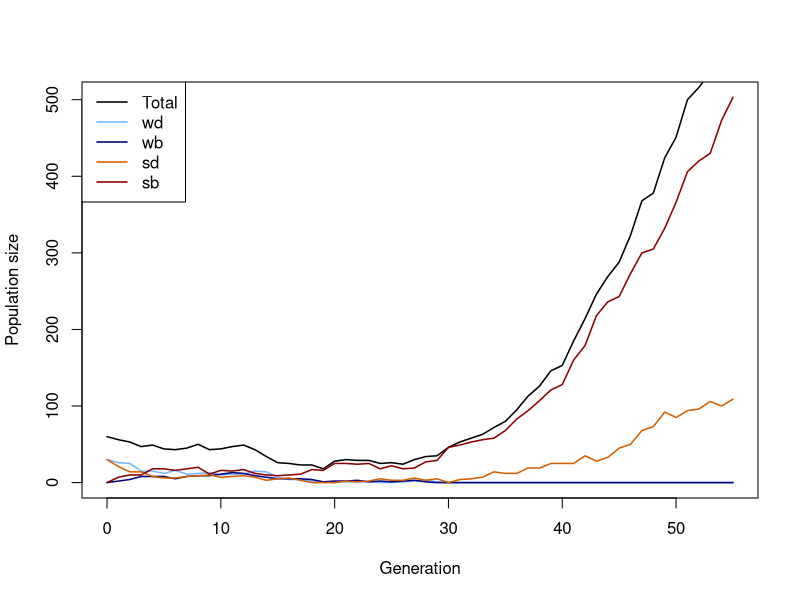
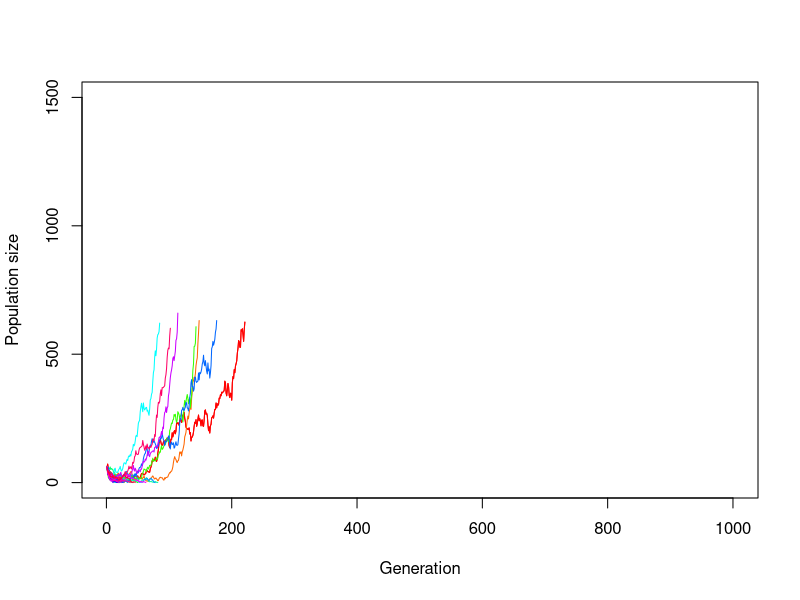
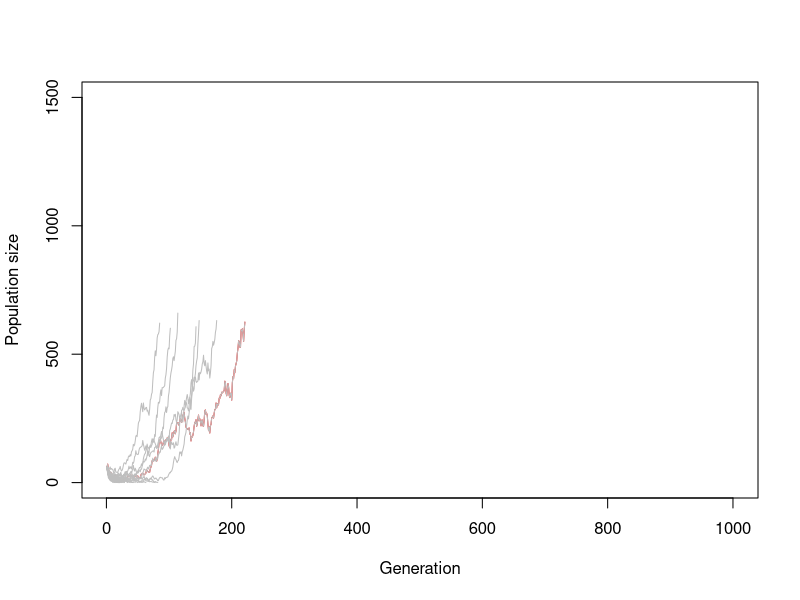
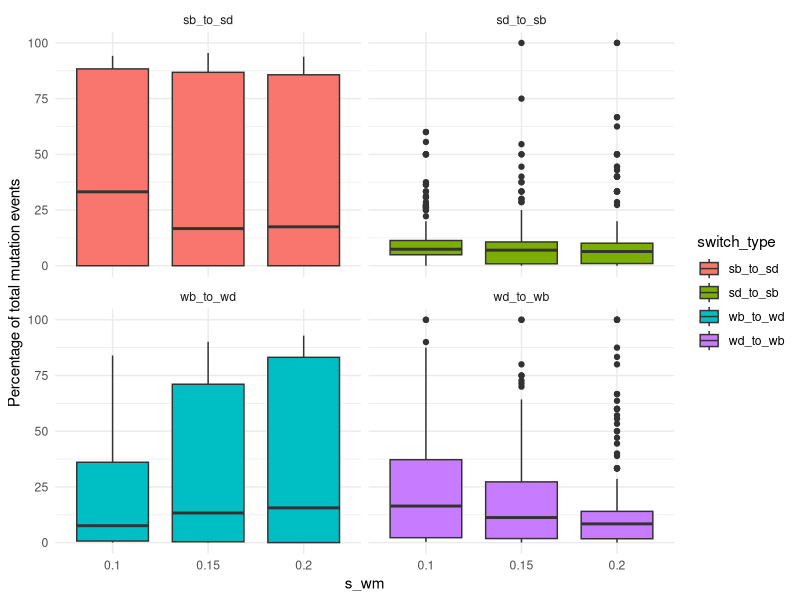
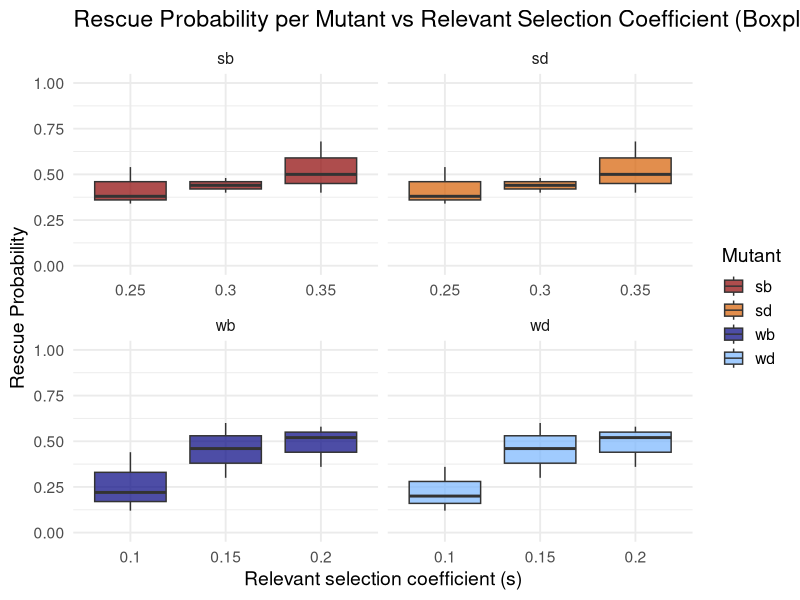
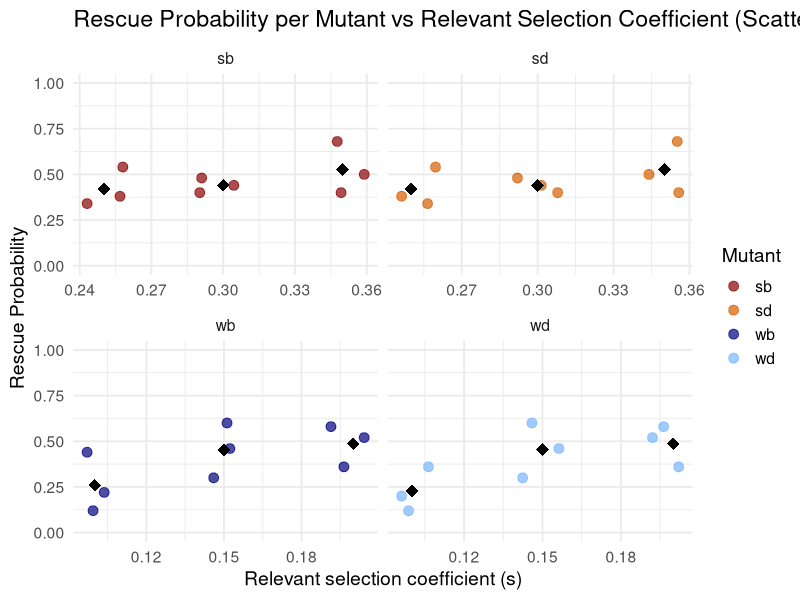
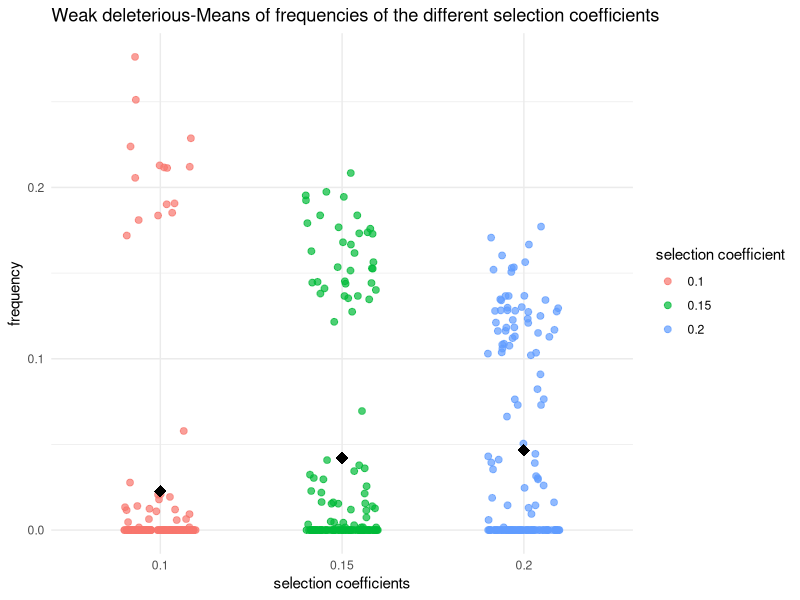
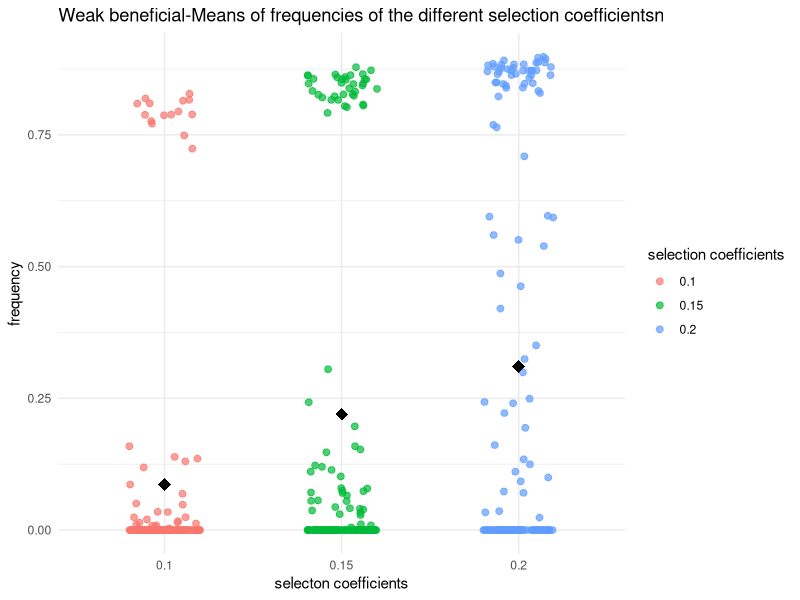

The R source for these figures, in order:
## ---- chunk 1
# Function for simulating one Generation in the Population
# adding the population sizes, decay rates, seleection coefficients and mutation rates
simulate_one_gen <- function(N_wd, N_wb, N_sd, N_sb, decay_rate_wm, decay_rate_sm, s_wm, s_sm, m_rate_wm, m_rate_sm) {
  
  # draw Offspring according to Poisson Distribution
  # altered so all four different mutations are considered 
  # for deleterious mutations the s is calculated minus (negative effect) and for the beneficial muation the s is added (positive effect)
  
  offsp_wd <- rpois(1, N_wd * (1-decay_rate_wm-s_wm))
  offsp_wb <- rpois(1, N_wb * (1-decay_rate_wm+s_wm))
  offsp_sd <- rpois(1, N_sd * (1-decay_rate_sm-s_sm))
  offsp_sb <- rpois(1, N_sb * (1-decay_rate_sm+s_sm))
  
  # draw changing Mutants according to Poisson Distribution
  # alterations considering the for different mutations 
  
  mut_wd_to_wb <- rpois(1, offsp_wd * m_rate_wm)
  mut_sd_to_sb <- rpois(1, offsp_sd * m_rate_sm)
  mut_wb_to_wd <- rpois(1, offsp_wb * m_rate_wm)
  mut_sb_to_sd <- rpois(1, offsp_sb * m_rate_sm)
  
  # determine new Population Sizes of all four Mutants (2 versions of weak Mutations   and 2   versions of strong Mutations)
  # to account for back mutations as well (beneficial to deleterious), mutations rates for these cases are added (mut_b_to_d)
  
  N_wd_new <- max(offsp_wd - mut_wd_to_wb+ mut_wb_to_wd,0)
  N_wb_new <- max(offsp_wb - mut_wb_to_wd+ mut_wd_to_wb,0)
  N_sd_new <- max(offsp_sd - mut_sd_to_sb+ mut_sb_to_sd,0)
  N_sb_new <- max(offsp_sb - mut_sb_to_sd+ mut_sd_to_sb,0)
  
  # with the return function, the new values for population sizes are stored
  
   # Return new population sizes and mutation changes
  return(list(
    N_wd_new = N_wd_new,
    N_wb_new = N_wb_new,
    N_sd_new = N_sd_new,
    N_sb_new = N_sb_new,
    mut_wb_to_wd = mut_wb_to_wd,
    mut_wd_to_wb = mut_wd_to_wb,
    mut_sb_to_sd = mut_sb_to_sd,
    mut_sd_to_sb = mut_sd_to_sb
  ))
}
  # with print we visualize the numbers we get for the population sizes and mutation changes, we simulate the population by setting our parameters to certain values 


print(simulate_one_gen(N_wd=30, N_wb=0, N_sd=30, N_sb=0, decay_rate_wm=0.045, decay_rate_sm=0.09, s_wm=0.1, s_sm=0.2, m_rate_wm=0.05, m_rate_sm=0.07))
## ---- chunk 2
# Simulation runs until the 100th Generation

max_gen=1000

#With this function we simulate over generations, we put initial population sizes of the four mutations, with the parameter max_gen we determine that our simulation maximally runs until the 100th geneeration

simulate_pop <- function(init_wd, init_wb,  init_sd, init_sb, decay_rate_wm, decay_rate_sm, s_wm, s_sm, m_rate_wm, m_rate_sm, max_gen) {
  
  # Create the Vector in which to save the Results
  pop_vector <- c(init_wd,init_wb, init_sd, init_sb)
  
  # initiate the variables
  pop_new <- c(init_wd, init_wb, init_sd, init_sb)
  
  # defining counters for mutation changes
  count_wb_to_wd <- 0
  count_wd_to_wb <- 0
  count_sb_to_sd <- 0
  count_sd_to_sb <- 0
  total_mut_events <- 0
  
  # run the Simulation until Generation max_gen
  for (i in 1:(max_gen + 1)) {
    
    # redefine the current Population one Generation later
    results <- simulate_one_gen(pop_new[1],pop_new[2],pop_new[3],pop_new[4], decay_rate_wm, decay_rate_sm, s_wm, s_sm, m_rate_wm, m_rate_sm)
    
    # add the new Population Sizes to the Output Vector
    pop_new <- c(results$N_wd_new, results$N_wb_new, results$N_sd_new, results$N_sb_new)
    pop_vector <- rbind(pop_vector,pop_new)
    
     # count for tracking Mutations
    count_wb_to_wd <- count_wb_to_wd + results$mut_wb_to_wd
    count_wd_to_wb <- count_wd_to_wb + results$mut_wd_to_wb
    count_sb_to_sd <- count_sb_to_sd + results$mut_sb_to_sd
    count_sd_to_sb <- count_sd_to_sb + results$mut_sd_to_sb
    total_mut_events <- total_mut_events + results$mut_wb_to_wd + results$mut_wd_to_wb +
      results$mut_sb_to_sd + results$mut_sd_to_sb
      
    # Condition to stop the Simulation before max_gen: either the Population exceeds 10 Times the Original Population Size, or it goes extinct
    
    if ((sum(pop_new) >= 10 * sum(c(init_wd, init_wb, init_sd, init_sb))) || sum(pop_new) == 0)
      break

}
    # calculating Mutation Frequencies percent
    if (total_mut_events > 0) {
    freq_wb_to_wd <- 100 * count_wb_to_wd / total_mut_events
    freq_wd_to_wb <- 100 * count_wd_to_wb / total_mut_events
    freq_sb_to_sd <- 100 * count_sb_to_sd / total_mut_events
    freq_sd_to_sb <- 100 * count_sd_to_sb / total_mut_events
  } else {
    freq_wb_to_wd <- freq_wd_to_wb <- freq_sb_to_sd <- freq_sd_to_sb <- 0
  }  
  # Define the Row and Column Names of the Output Vector
  rownames(pop_vector) <- (0:max_gen)[1:length(pop_vector[,1])] 
  
  # the colom-names in our vectors are according to our mutations (wd, wb, sd, sb)
  
  colnames(pop_vector) <- c("wd","wb", "sd", "sb")
  
    
  
  # Return mutation results
  return(list(
    population = pop_vector,
    switch_stats = data.frame(
      wb_to_wd = freq_wb_to_wd,
      wd_to_wb = freq_wd_to_wb,
      sb_to_sd = freq_sb_to_sd,
      sd_to_sb = freq_sd_to_sb
    )
  ))
}
  



# Test the Function and plot the Result

max_gen <- 100

# Simulation Data with certain values determined

output <- simulate_pop(init_wd=30, init_wb=0,  init_sd=30, init_sb=0, decay_rate_wm=0.025, decay_rate_sm=0.05, s_wm=0.1, s_sm=0.2, m_rate_wm=0.05, m_rate_sm=0.07,max_gen)

# show the last few Lines of the Data Table

print(tail(output))

# extracting Population-Matrix 
pop_matrix <- output$population

# assign frequencies of mutation changes
switch_stats <- output$switch_stats


# determine x Axis Range 
x_range <- 0:(nrow(pop_matrix)-1)

# plot the Output
# this plots the total Population Size-black line visible in the plot
plot(x_range, pop_matrix[,1] + pop_matrix[,2] + pop_matrix[,3] + pop_matrix[,4],
     type='l', ylim=c(0,max(pop_matrix)), xlab="Generation", ylab="Population size",
     col="black", lwd=1.5)

# adding each mutant
lines(x_range, pop_matrix[,1], col="#77b5fe", lwd=1.5) # wd
lines(x_range, pop_matrix[,2], col="navyblue", lwd=1.5) # wb
lines(x_range, pop_matrix[,3], col="#D55E00", lwd=1.5) # sd
lines(x_range, pop_matrix[,4], col="darkred", lwd=1.5) # sb

# Legend
legend("topleft",
       legend=c("Total","wd","wb","sd","sb"),
       col=c("black","#77b5fe","navyblue","#D55E00","darkred"),
       lty=1, lwd=1.5)

# output of mutation changes in per cent
print(switch_stats)

## ---- chunk 3
# code for plotting the result of different populations in one plot
init_wd <- 30
init_wb <- 0
init_sd <- 30
init_sb <- 0
m_rate_wm <- 0.05 
m_rate_sm <- 0.07
decay_rate_wm <- 0.045
decay_rate_sm <- 0.09
s_wm <- 0.1
s_sm <- 0.2
max_gen <- 1000
replicates <- 30


# defining Data Frame to save one Row (Population Size for multiple Generations until max_gen) after one Loop
temp_output <- data.frame(array(NA, dim = c(0,max_gen)))
# defining Data Frame to save all Results from Loop
final_output <- data.frame(array(NA, dim = c(replicates,max_gen)))
# defining a Set of colors in order to color each Line differently
lines_colors <- rainbow(replicates)

# simulating a population multiple times
for (i in 1:replicates) {
  temp_output <- simulate_pop(
    init_wd, init_wb, init_sd, init_sb,
    decay_rate_wm, decay_rate_sm,
    s_wm, s_sm,
    m_rate_wm, m_rate_sm,
    max_gen = max_gen)
  # extract Pop Matrix
  pop_matrix <- temp_output$population
  
  # calculate Row Sums
  temp_output <- rowSums(pop_matrix[, c("wd", "wb", "sd", "sb")])
  # adding to Result Table
  final_output[i, 1:length(temp_output)]<-temp_output
}

# defining end_gen which is as long as the last Generation where the pop size is an actual Number and not NA yet
end_gen<-tail(which(!is.na(final_output[1,])), 1)
# Plot first Line / first Population
plot(x=1:max_gen,y=final_output[1,1:max_gen],type='l',ylim=c(0,max(1500, na.rm = TRUE)),xlab =  "Generation",ylab = "Population size", col = lines_colors[1])
# Loop for plotting each Row of Data Table / Population as a Line in the Plot
for (i in 1:replicates) {
  
  end_gen<-tail(which(!is.na(final_output[i,])), 1)
  # each line gets assigned to a Color of lines_colors
  lines(x=1:max_gen,y=final_output[i,1:max_gen], col=lines_colors[i])
  
  
}

# same plot only that all lines of populations that go extinct, are colored grey
# defining end_gen which is as long as the last Generation where the pop size is an actual Number and not NA yet
end_gen<-tail(which(!is.na(final_output[1,])), 1)
# Plot one Line / one Population
plot(x=1:max_gen,y=final_output[1,1:max_gen],type='l',ylim=c(0,max(1500, na.rm = TRUE)),xlab =  "Generation",ylab = "Population size", col = lines_colors[1])
# Loop for plotting each Row of Data Table / Population as a Line in the Plot
for (i in 1:replicates) {
  
  end_gen<-tail(which(!is.na(final_output[i,])), 1)
  # if the length of end_gen is shorter than max_gen,then the Line will be colored grey
  if (end_gen < max_gen){
    line_col <- "grey"
    # otherwise the line is colored randomly with another color
  } else {
    line_col <- lines_colors[i]
  }
  lines(x=1:max_gen,y=final_output[i,1:max_gen], col=line_col)
  
  
}

## ---- chunk 4
# set some Parameters to fixed Values

init_wd <- 30
init_wb <- 0
init_sd <- 30
init_sb <- 0
m_rate_wm <- 0.05
m_rate_sm <- 0.07
decay_rate_wm <- 0.045
decay_rate_sm <- 0.09
s_wm <- 0.1
s_sm <- 0.2
max_gen <- 1000
# determine how often to run the Simulation for each set of Parameters
no_replicates <- 50


# set Parameters to vary
s_values_wm <- c(0.10,0.15,0.2)
s_values_sm <- c(0.25,0.30,0.35)
#Commented to vary always only one variable
#m_values_wm <- c(0.001,0.01,0.05)
#m_values_sm <- c(0.05,0.1,0.15)


# initialize Data Table - where to collect the Results
data_table <- c()
data_table_wd<- c()
data_table_wb<- c()
data_table_sd<- c()
data_table_sb<- c()
# empty list to save rescue results
rescue_results <- data.frame(
  s_wm = numeric(),
  s_sm = numeric(),
  replicate = integer(),
  rescued = integer()
)

# preparing list to save mutation changes (in per cent) for all replicates - only if they exist
switch_stats_all <- data.frame(
  s_wm = numeric(),
  s_sm = numeric(),
  replicate = integer(),
  wb_to_wd = numeric(),
  wd_to_wb = numeric(),
  sb_to_sd = numeric(),
  sd_to_sb = numeric()
)

library(dplyr)
library(ggplot2)
library(tidyr)

# define total runs and rescue count
total_runs<-0
rescue_count<-0
# run the Simulation across all chosen parameters
# loop over mutation rates
#for(mval_wm in m_values_wm){
 # for(mval_sm in m_values_sm){
    # loop over Selection strength
    for(sval_wm in s_values_wm){
      for(sval_sm in s_values_sm){
        # different Way of running many Simulations: make Replicates using "repeat" Function         with a counter i
        # reset Counter
        i<-1
        
        repeat {
          # increase Counter by one
          i<-i+1
          # defining total runs
          total_runs <- total_runs + 1
          # run the Simulation once
          one_run <- simulate_pop(init_wd, init_wb, init_sd, init_sb,
                                  decay_rate_wm, decay_rate_sm,
                                  sval_wm, sval_sm, m_rate_wm,m_rate_sm, max_gen)
          
          # determine total Population Sizes
         pop_matrix <- one_run$population


         total_size <- rowSums(pop_matrix)
          
  # defining popuation matrix
  pop_matrix <- one_run$population
  # calculating total size (1 row is equal to total pop size, meaning adding up all columns)
  total_size <- rowSums(pop_matrix)
# saving mutation changes  
 if (!is.null(one_run$switch_stats) && nrow(one_run$switch_stats) > 0) {
  switch_stats <- one_run$switch_stats
  switch_stats_all <- rbind(
    switch_stats_all,
    data.frame(
      s_wm = sval_wm,
      s_sm = sval_sm,
      replicate = i-1,
      wb_to_wd = switch_stats$wb_to_wd,
      wd_to_wb = switch_stats$wd_to_wb,
      sb_to_sd = switch_stats$sb_to_sd,
      sd_to_sb = switch_stats$sd_to_sb
    )
  )
}
          
          
          # determine final Population Size for each Mutant
          N_end_wd <- pop_matrix[nrow(pop_matrix), "wd"]
          N_end_wb <- pop_matrix[nrow(pop_matrix), "wb"]
          N_end_sd <- pop_matrix[nrow(pop_matrix), "sd"]
          N_end_sb <- pop_matrix[nrow(pop_matrix), "sb"]
        
          total_end <- N_end_wd + N_end_wb + N_end_sd + N_end_sb
          # introduce rescue count
         rescued_wd <- ifelse(N_end_wd > 0, 1, 0)
         rescued_wb <- ifelse(N_end_wb > 0, 1, 0)
         rescued_sd <- ifelse(N_end_sd > 0, 1, 0)
         rescued_sb <- ifelse(N_end_sb > 0, 1, 0)

         
          # save rescue outcome (rescue or extinction)
          rescue_results <- rbind(rescue_results,
            data.frame(
              s_wm = sval_wm,
              s_sm = sval_sm,
              replicate = i - 1,
              rescued_wd = rescued_wd,
              rescued_wb = rescued_wb,
              rescued_sd = rescued_sd,
              rescued_sb = rescued_sb
  )
)

          # determine Frequencies of each mutant in the final Population
          freq_wd <- ifelse(total_end > 0, N_end_wd / total_end, 0)
          freq_wb <- ifelse(total_end > 0, N_end_wb / total_end, 0)
          freq_sd <- ifelse(total_end > 0, N_end_sd / total_end, 0)
          freq_sb <- ifelse(total_end > 0, N_end_sb / total_end, 0)
          
          
          
          data_table_wd<- rbind(data_table_wd, c(sval_wm,freq_wd))
          data_table_wb<- rbind(data_table_wb, c(sval_wm, freq_wb))
          data_table_sd<- rbind(data_table_sd,c(sval_sm, freq_sd))
          data_table_sb<-rbind(data_table_sb, c (sval_sm,freq_sb))
          # enter the Data into the Table
          data_table <- rbind(data_table,c(m_rate_wm = 0.001,m_rate_sm = 0.005,sval_wm,sval_sm,N_end_wd,N_end_wb, N_end_sd, N_end_sb,freq_wd, freq_wb, freq_sd,freq_sb)) # note that we add the varying Parameters (Mutation Rate and Selection Strength for each Version of weak and strong Mutation) to the Table too
          # stop the repeated Computation after no_replicates times
          
          
          if(i>no_replicates) break
          
        }
      }
    }
  #}
#}

# Population over generations
print(one_run$population)
# Mutation changes in percent
print(switch_stats_all)



# Make sure data is a proper data frame
data_table_wd <- as.data.frame(data_table_wd)

# If the column names are missing or wrong, set them
colnames(data_table_wd) <- c("V1", "V2")

# Add an Index Column for plotting along x-axis
data_table_wd$Index <- 1:nrow(data_table_wd)

# plotting Mutation Changes with different s values
switch_long <- switch_stats_all %>%
  pivot_longer(cols = c(wb_to_wd, wd_to_wb, sb_to_sd, sd_to_sb),
               names_to = "switch_type",
               values_to = "percent")

ggplot(switch_long, aes(x = factor(s_wm), y = percent, fill = switch_type)) +
  geom_boxplot() +
  facet_wrap(~ switch_type) +
  labs(x = "s_wm", y = "Percentage of total mutation events") +
  theme_minimal()

# calculate Rescue Probability per Parameter Combination

rescue_summary <- rescue_results %>%
  group_by(s_wm, s_sm) %>%
  summarise(
    rescue_prob_wd = mean(rescued_wd),
    rescue_prob_wb = mean(rescued_wb),
    rescue_prob_sd = mean(rescued_sd),
    rescue_prob_sb = mean(rescued_sb),
    .groups = "drop"
  )

print(rescue_summary)


# Prepare rescue data
rescue_long <- rescue_summary %>%
  pivot_longer(
    cols = starts_with("rescue_prob_"),
    names_to = "mutant",
    values_to = "rescue_prob"
  ) %>%
  mutate(
    mutant = gsub("rescue_prob_", "", mutant),
    s_value = case_when(
      mutant %in% c("wd", "wb") ~ s_wm,
      mutant %in% c("sd", "sb") ~ s_sm
    )
  )

# Plotting Rescue Probability with different s values
library(ggplot2)

ggplot(rescue_long, aes(x = factor(s_value), y = rescue_prob, fill = mutant)) +
  geom_boxplot(alpha = 0.7) +
  scale_y_continuous(limits = c(0, 1)) +
  scale_fill_manual(values = c(
    "wd" = "#77b5fe", 
    "wb" = "navyblue", 
    "sd" = "#D55E00", 
    "sb" = "darkred"
  )) +
  facet_wrap(~ mutant, scales = "free_x") +
  labs(
    title = "Rescue Probability per Mutant vs Relevant Selection Coefficient (Boxplot)",
    x = "Relevant selection coefficient (s)",
    y = "Rescue Probability",
    fill = "Mutant"
  ) +
  theme_minimal(base_size = 14)

ggplot(rescue_long, aes(x = s_value, y = rescue_prob, color = mutant)) +
  geom_jitter(width = 0.01, height = 0, size = 3, alpha = 0.7) +
  stat_summary(fun = mean, geom = "point", shape = 18, size = 4, color = "black") +
  scale_y_continuous(limits = c(0, 1)) +
  scale_color_manual(values = c(
    "wd" = "#77b5fe", 
    "wb" = "navyblue", 
    "sd" = "#D55E00", 
    "sb" = "darkred"
  )) +
  facet_wrap(~ mutant, scales = "free_x") +
  labs(
    title = "Rescue Probability per Mutant vs Relevant Selection Coefficient (Scatterplot)",
    x = "Relevant selection coefficient (s)",
    y = "Rescue Probability",
    color = "Mutant"
  ) +
  theme_minimal(base_size = 14)














# plotting wd with different s values
  # making sure that its a data frame
data_table_wd <- as.data.frame(data_table_wd)
colnames(data_table_wd) <- c("V1", "V2")


  # Scatterplot of wd with jitter and mean 
library(ggplot2)
ggplot(data_table_wd, aes(x = factor(V1), y = V2, color = factor(V1))) +
  geom_jitter(width = 0.2, height = 0, size = 2, alpha = 0.7) +
  stat_summary(fun = mean, geom = "point", shape = 18, size = 4, color = "black") +
  labs(
    x = "selection coefficients",
    y = "frequency",
    color = "selection coefficient",
    title = "Weak deleterious-Means of frequencies of the different selection coefficients"
  ) +
  theme_minimal()

# plotting wb with different s values
  # making sure that its a data frame
data_table_wb <- as.data.frame(data_table_wb)
colnames(data_table_sb) <- c("V1", "V2")

# Scatterplot of wb with jitter and mean
ggplot(data_table_wb, aes(x = factor(V1), y = V2, color = factor(V1))) +
  geom_jitter(width = 0.2, height = 0, size = 2, alpha = 0.7) +
  stat_summary(fun = mean, geom = "point", shape = 18, size = 4, color = "black") +
  labs(
    x = "selecton coefficients",
    y = "frequency",
    color = "selection coefficients",
    title = "Weak beneficial-Means of frequencies of the different selection coefficientsn"
  ) +
  theme_minimal()

# plotting sd with different s values
  # making sure that its a data frame
data_table_sd <- as.data.frame(data_table_sd)

colnames(data_table_sd) <- c("V1", "V2")

  # Scatterplot of sd with jitter and mean
ggplot(data_table_sd, aes(x = factor(V1), y = V2, color = factor(V1))) +
  geom_jitter(width = 0.2, height = 0, size = 2, alpha = 0.7) +
  stat_summary(fun = mean, geom = "point", shape = 18, size = 4, color = "black") +
  labs(
    x = "selection coefficients ",
    y = "frequency",
    color = "selection coefficients",
    title = "Strong deletrious-Means of frequencies of the different selection coefficients"
  ) +
  theme_minimal()

# plotting sb with different s values
  # making sure that its a data frame
data_table_sb <- as.data.frame(data_table_sb)
colnames(data_table_sb) <- c("V1", "V2")

  # Scatterplot of sb with jitter and mean 
ggplot(data_table_sb, aes(x = factor(V1), y = V2, color = factor(V1))) +
  geom_jitter(width = 0.2, height = 0, size = 2, alpha = 0.7) +
  stat_summary(fun = mean, geom = "point", shape = 18, size = 4, color = "black") +
  labs(
    x = "selection coefficients",
    y = "frequency",
    color = "selection coefficients",
    title = "Strong beneficial-Means of frequencies of the different selection coefficients"
  ) +
  theme_minimal()


# mean Frequencies of each mutant
mean_freq_wd <- mean(freq_wd)*100
mean_freq_wb <- mean(freq_wb)*100
mean_freq_sd <- mean(freq_sd)*100
mean_freq_sb <- mean(freq_sb)*100

print(paste("Mean frequency of wd =", mean_freq_wd) )
print(paste("Mean frequency of wb =", mean_freq_wb) )
print(paste("Mean frequency of sd =", mean_freq_sd) )
print(paste("Mean frequency of sb =", mean_freq_sb) )

# define Column Names of Data Table
colnames(data_table) <- c("m_rate_wm","m_rate_sm","s_wm","s_sm","N_end_wd", "N_end_wb", "N_end_sd", "N_end_sb","freq_wd", "freq_wb", "freq_sd","freq_sb")
# show the first and last Lines of the Output
print(head(data_table))
print(tail(data_table))
## ---- chunk 5

#initial parameters set to certain values 
init_wd <- 30
init_wb <- 0
init_sd <- 30
init_sb <- 0

decay_rate_wm <- 0.045
decay_rate_sm <- 0.09
s_wm <- 0.1
s_sm <- 0.2

max_gen <- 1000
no_replicates <- 50

#selection coefficients s and mutation rates m, varied (3 different values for both the weak and the strong strain)
s_values_wm <- c(0.10, 0.15, 0.20)
s_values_sm <- c(0.25, 0.30, 0.35)
m_values_wm <- c(4e-5, 5e-4, 6e-3)
m_values_sm <- c(7e-5, 8e-4, 9e-3)


#prepare empty data-tables to store results (one for each of the four mutations)
data_table <- c()
data_table_wd <- c()
data_table_wb <- c()
data_table_sd <- c()
data_table_sb <- c()

#----strong mutation----

#set up data frame to store the rescue results for the strong mutation, include selection coefficients and mutation rates of the strong mutation which should be stored as numeric values and the number of rescues for the strong beneficial and strong deleterious mutations (as whole numbers)

rescue_results_strong <- data.frame(
  s_sm = numeric(),
  m_sm = numeric(),
  replicate = integer(),
  rescued_strong = integer()
)

for (mval in m_values_sm) {
  for (sval in s_values_sm) {
    for (rep in 1:no_replicates) {
      
      one_run <- simulate_pop(
        init_wd, init_wb, init_sd, init_sb,
        decay_rate_wm, decay_rate_sm,
        s_wm, sval, m_rate_wm, mval, max_gen
      )
      
      pop <- one_run$population
      N_sd = tail(pop[, "sd"], 1)
      N_sb = tail(pop[, "sb"], 1)
      
      strong_alive = as.integer((N_sd + N_sb) > 0)
      
      rescue_results_strong <- rbind(
        rescue_results_strong,
        data.frame(
          s_sm = sval,
          m_sm = mval,
          replicate = rep,
          rescued_strong = strong_alive
        )
      )
    }
  }
}

rescue_summary_strong <- rescue_results_strong %>%
  group_by(s_sm, m_sm) %>%
  summarise(rescue_prob_strong = mean(rescued_strong), .groups = "drop")



rescue_results_weak <- data.frame(
  s_wm = numeric(),
  m_wm = numeric(),
  replicate = integer(),
  rescued_weak = integer()
)

for (mval in m_values_wm) {
  for (sval in s_values_wm) {
    for (rep in 1:no_replicates) {
      
      one_run <- simulate_pop(
        init_wd, init_wb, init_sd, init_sb,
        decay_rate_wm, decay_rate_sm,
        sval, s_sm, mval, m_rate_sm, max_gen
      )
      
      pop <- one_run$population
      N_wd = tail(pop[, "wd"], 1)
      N_wb = tail(pop[, "wb"], 1)
      
      weak_alive = as.integer((N_wd + N_wb) > 0)
      
      rescue_results_weak <- rbind(
        rescue_results_weak,
        data.frame(
          s_wm = sval,
          m_wm = mval,
          replicate = rep,
          rescued_weak = weak_alive
        )
      )
    }
  }
}

rescue_summary_weak <- rescue_results_weak %>%
  group_by(s_wm, m_wm) %>%
  summarise(rescue_prob_weak = mean(rescued_weak), .groups = "drop")


ggplot(rescue_summary_strong,
       aes(x = factor(s_sm), y = factor(m_sm), fill = rescue_prob_strong)) +
  geom_tile() +
  scale_fill_gradient(low = "blue", high = "red") +
  labs(title = "Rescue Probability — Strong Strain",
       x = "Strong selection coefficient",
       y = "Strong mutation rate")


ggplot(rescue_summary_weak,
       aes(x = factor(s_wm), y = factor(m_wm), fill = rescue_prob_weak)) +
  geom_tile() +
  scale_fill_gradient(low = "blue", high = "red") +
  labs(title = "Rescue Probability — Weak Strain",
       x = "Weak selection coefficient",
       y = "Weak mutation rate")


competition_results <- data.frame(outcome = character())

for (rep in 1:no_replicates) {
  
  one_run <- simulate_pop(
    init_wd, init_wb, init_sd, init_sb,
    decay_rate_wm, decay_rate_sm,
    s_wm, s_sm, m_rate_wm, m_rate_sm, max_gen
  )
  
  pop <- one_run$population
  
  weak_alive   <- (tail(pop[, "wd"], 1) + tail(pop[, "wb"], 1)) > 0
  strong_alive <- (tail(pop[, "sd"], 1) + tail(pop[, "sb"], 1)) > 0
  
  outcome <-
    if (weak_alive & !strong_alive) "Weak wins" else
      if (strong_alive & !weak_alive) "Strong wins" else
        "Total extinction"
  
  competition_results <- rbind(
    competition_results,
    data.frame(outcome = outcome)
  )
}
competition_results$outcome <- factor(
  competition_results$outcome,
  levels = c("Weak wins", "Strong wins", "Total extinction")
)

ggplot(competition_results, aes(x = outcome)) +
  geom_bar(fill = "darkred") +
  labs(title = "Competition Outcomes",
       y = "Count", x = "")




